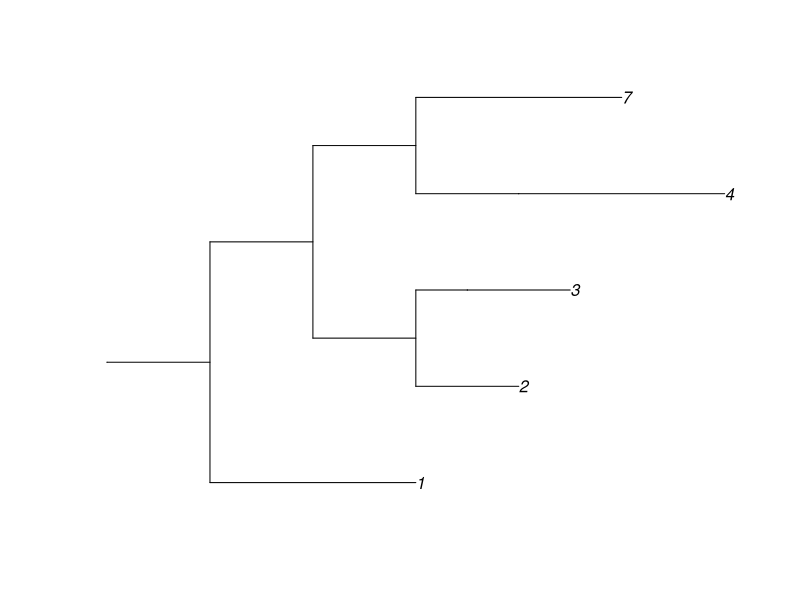

The R source for this figure:
# load required packages
library(ape)
library(dplyr)
library(igraph)

# read in transmission line list
line_list <- read.csv("line_list.csv")


test <- "((1:2, ((2:1, (3:1,5:1):0.5):1, ((4:2, (6:1, 8:1):1):1, 7:2):1):1):1);"
test <- "((1:2, ((2:1, (3:1):0.5):1, ((4:2):1, 7:2):1):1):1);"

tree <- ape::read.tree(text = test)
plot(tree)

transTreeFromLineList <- function(line_list) {
  
  # Convert to unweighted transmission tree graph to get edge list and node list
  infectionGraph <- graph_from_data_frame(line_list, directed = TRUE)
  
  # Add sampling time data to node/vertex data
  V(infectionGraph)$sampleTime <- c(NA,line_list$sampleTime)
  
  # Add infection time to node/vertex data
  V(infectionGraph)$timeInfected <- c(NA,line_list$infectionTime)
  
  # Identify root (first infection)
  root <- V(infectionGraph)[degree(infectionGraph, mode="in") == 0]
  
  for (i in V(infectionGraph)) {
    node <- V(infectionGraph)[i]
    childNode <- line_list$recipient[line_list$source == node]
    edge.length[i] <- line_list$timeInfected[line_list$recipient == childNode]
  }
  
  
for(i in as.numeric(V(infectionGraph)$name)){
    from <- E(infectionGraph)[.from(i)]}
  
  # Find distances between nodes / calculate edge lengths
  for (i in V(infectionGraph)) 
    locParent <- match(as.character(E(infectionGraph)$from), names)
  # Create a variable 'locParent' that matches the "from" node of each edge in 
  # the infectionGraph object to its corresponding index in the 'names' vector. 
  # This essentially finds the index of the parent node for each edge in the graph.
  locChild <- match(as.character(E(infectionGraph)$to), node_names)
  weights <- timeInfected[locChild] - timeInfected[locParent]
  
  # Time-interval weighted directed graph transmission tree
  edgeTable <- data.frame(from = E(infectionGraph)$from, to = E(infectionGraph)$to, weight = weights)
  nodeTable <- data.frame(name = V(infectionGraph)$name, timeInfected = timeInfected)
  
  transmissionTree <- graph_from_data_frame(edgeTable, directed = TRUE, vertices = nodeTable)
  
  return(transmissionTree)
}
